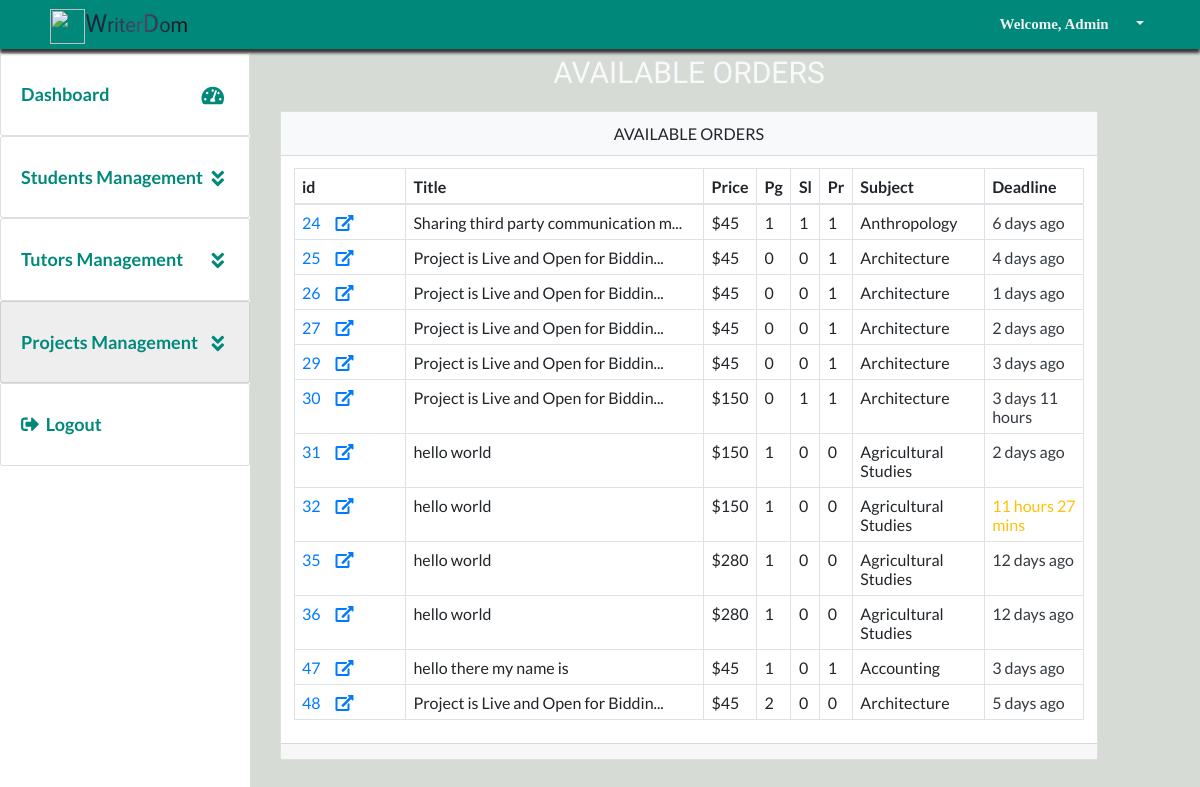
The page /admin@writerdom/available.php (signed in) on the database as committed earlier.
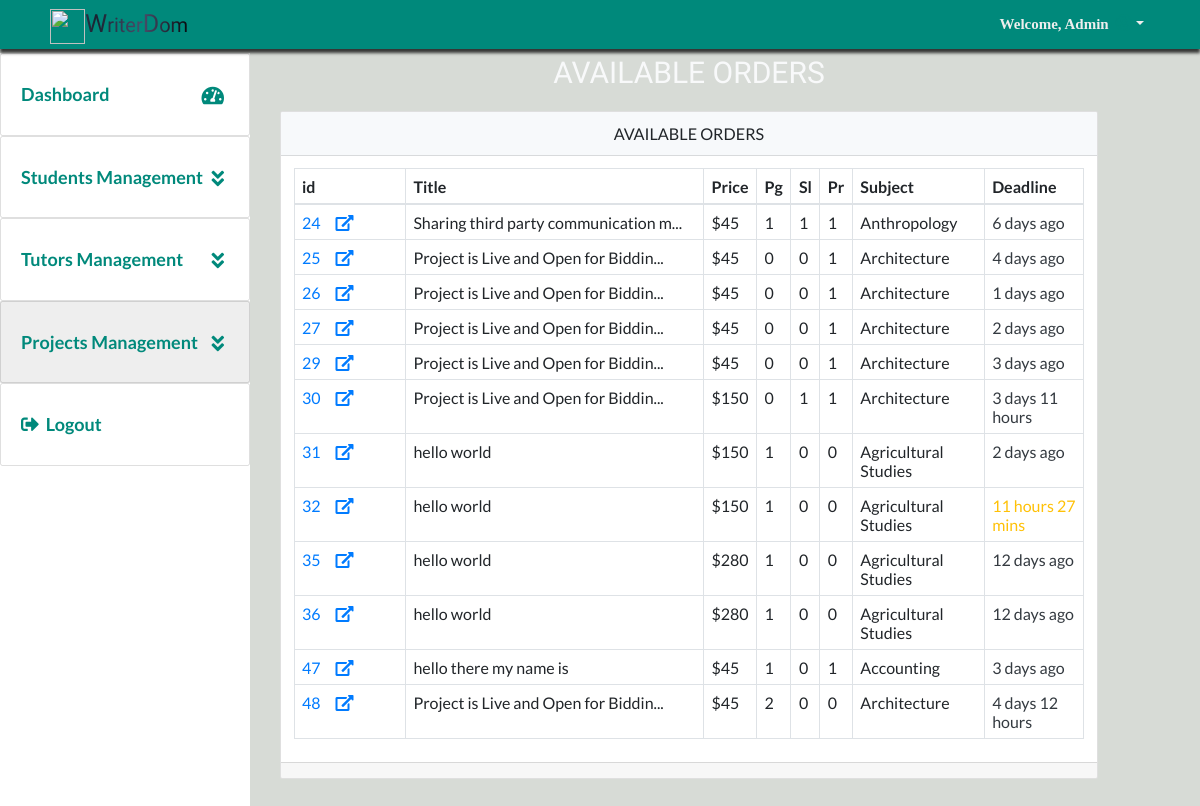
The same page on the database as committed later.
### tables this page shows
CREATE TABLE `projects` (
  `project_id` bigint(20) UNSIGNED NOT NULL,
  `student_id` int(11) NOT NULL,
  `title` text NOT NULL,
  `deadline` text NOT NULL,
  `subject` text NOT NULL,
  `instructions` longtext NOT NULL,
  `style` text NOT NULL,
  `type_of_paper` text NOT NULL,
  `pages` tinyint(11) NOT NULL,
  `slides` tinyint(11) NOT NULL,
  `problems` tinyint(11) NOT NULL,
  `budget` varchar(255) NOT NULL,
  `charges` varchar(255) NOT NULL DEFAULT '0',
  `cost` varchar(255) NOT NULL DEFAULT '0',
  `bids` tinyint(100) NOT NULL DEFAULT '0',
  `academic_level` text NOT NULL,
  `sources` tinyint(11) NOT NULL,
  `status` tinyint(4) NOT NULL DEFAULT '0',
  `DATE_CREATED` text NOT NULL,
  `DATE_CLOSED` varchar(255) NOT NULL
);

### dbconfig/dbconnect.php (called while the page is built, shortened)
<?php
require_once(  'shared/ez_sql_core.php');
require_once( 'ez_sql_mysqli.php');
$db=new ezSQL_mysqli(DB_USER, DB_PASS,DB_NAME,DB_HOST,DB_ENCODING);
 ?>

### dbconfig/ez_sql_mysqli.php (called while the page is built, shortened)
<?php
class ezSQL_mysqli extends ezSQLcore
{
    private $ezsql_mysql_str = array
        (
            1 => 'Require $dbuser and $dbpassword to connect to a database server',
            2 => 'Error establishing mySQL database connection. Correct user/password? Correct hostname? Database server running?',
            3 => 'Require $dbname to select a database',
            4 => 'mySQL database connection is not active',
            5 => 'Unexpected error while trying to select database'
        );
    private $_dbuser;
    private $_dbpassword;
    private $_dbname;
    private $_dbhost;
    private $_charset = 'utf8';
    private $_result;
    public $show_errors = true;
    public $dbh;
    public function __construct($dbuser='', $dbpassword='', $dbname='', $dbhost='localhost', $charset='') {
        $this->_dbuser = $dbuser;
        $this->_dbpassword = $dbpassword;
        $this->_dbname = $dbname;
        $this->_dbhost = $dbhost;
    }
    public function connect($dbuser='', $dbpassword='', $dbhost='localhost', $charset='') {
        $this->_connected = false;
        $this->_dbuser = empty($dbuser) ? $this->_dbuser : $dbuser;
        $this->_dbpassword = empty($dbpassword) ? $this->_dbpassword : $dbpassword;
        $this->_dbhost = $dbhost!='localhost' ? $this->_dbhost : $dbhost;
        $this->_charset = empty($charset) ? $this->_charset : $charset;
        if ( empty($this->_dbuser) ) {
            $this->register_error($this->ezsql_mysql_str[1] . ' in ' . __FILE__ . ' on line ' . __LINE__);
            $this->show_errors ? trigger_error($this->ezsql_mysql_str[1], E_USER_WARNING) : null;
        } else if ( ! $this->dbh = mysqli_connect($this->_dbhost, $this->_dbuser, $this->_dbpassword, $this->_dbname) ) {
            $this->register_error($this->ezsql_mysql_str[2] . ' in ' . __FILE__ . ' on line ' . __LINE__);
            $this->show_errors ? trigger_error($this->ezsql_mysql_str[2], E_USER_WARNING) : null;
        } else {
            mysqli_set_charset($this->dbh, $this->_charset);
            $this->_connected = true;
        }
        return $this->_connected;
    }
    public function select($dbname='', $charset='') {
        if ( ! $dbname ) {
            $this->register_error($this->ezsql_mysql_str[3] . ' in ' . __FILE__ . ' on line ' . __LINE__);
            $this->show_errors ? trigger_error($this->ezsql_mysql_str[3], E_USER_WARNING) : null;
            return false;
        } else if ( ! $this->dbh ) {
            $this->register_error($this->ezsql_mysql_str[4] . ' in ' . __FILE__ . ' on line ' . __LINE__);
            $this->show_errors ? trigger_error($this->ezsql_mysql_str[4], E_USER_WARNING) : null;
            return false;
        } else {
            $this->_dbname = $dbname;
            if ( $charset == '') {
                $charset = $this->_charset;
            }
             if ( $charset != '' ) {
                $charsets = array();
                $recordset = mysqli_query($this->dbh, 'SHOW CHARACTER SET');
                while ( $row = mysqli_fetch_array($recordset, MYSQLI_ASSOC) ) {
                        $charsets[] = $row['Charset'];
                }
            }
            $this->_connected = true;
        }
        return $this->_connected;
    }
    public function query($query, $use_prepare=false) {
		$query = str_replace(_TAG, '?', $query);
        $return_val = 0;
        $query = trim($query);
        if ( ! isset($this->dbh) || ! $this->dbh ) {
            $this->select($this->_dbname);
        }
		if (!empty($param) && is_array($param) && ($this->getPrepare()))
			return $this->query_prepared($query, $param);
		else
			$this->_result = mysqli_query($this->dbh, $query);
        $is_insert = false;
        if ( preg_match("/^(insert|delete|update|replace)\s+/i", $query) ) {
            $this->_affectedRows = mysqli_affected_rows($this->dbh);
            if ( preg_match("/^(insert|replace)\s+/i", $query) ) {
                $this->insert_id = mysqli_insert_id($this->dbh);
            }
            $return_val = $this->_affectedRows;
        } else {
            if ( !is_numeric($this->_result) && !is_bool($this->_result)) {
                $i=0;
                $num_rows=0;
                while ( $row = mysqli_fetch_object($this->_result) ) {
                    $num_rows++;
                }
                $this->num_rows = $num_rows;
                $return_val = $this->num_rows;
            }
        }
        return $return_val;
    }
}

### dbconfig/shared/ez_sql_core.php (called while the page is built, shortened)
<?php
    require_once('ezQuery.php');
	class ezSQLcore extends ezQuery
	{
    public $last_result = null;
		function flush()
		{
			$this->last_result = null;
		}
		function get_results($query=null, $output = OBJECT, $use_prepare=false) {
			if ( $query ) {
				$this->query($query, $use_prepare);
			}
			if ( $output == OBJECT ) {
				return $this->last_result;
			} elseif ( $output == _JSON ) {
				return json_encode($this->last_result);
			}
		}
}

### dbconfig/shared/ezQuery.php (called while the page is built, shortened)
<?php
class ezQuery
{
    function setParamaters($valuetoadd=null) {
        if (empty($valuetoadd)) {
            $this->preparedvalues = array();
            return null;
        } else
            return array_push($this->preparedvalues, $valuetoadd);
	}
}

### inc/utilities.php (called while the page is built, shortened)
<?php
$date_global=date('Y-m-d H:i:s');
if (!isset($chat)) {
	require_once("../inc/global_functions.php");
}

### inc/global_functions.php (called while the page is built, shortened)
<?php function getDateTimeDiff($current_date, $other_date){
	$now_timeStamp=strtotime($current_date);
	if ($now_timeStamp<$other_date) {
		$diff_timestmp=$other_date- $now_timeStamp;
	if ($diff_timestmp<60) {
		if ($diff_timestmp==1) {
			return $diff_timestmp . ' sec';
		}else{
			return $diff_timestmp . ' secs';
		}
	} elseif($diff_timestmp>=60 && $diff_timestmp<3600) {
		if (round(($diff_timestmp/60))==1) {
			return round(($diff_timestmp/60)). ' min ';
		}else{
			return round(($diff_timestmp/60)). ' mins ';
		}
	}elseif($diff_timestmp>=3600 && $diff_timestmp<86400) {
		if (floor(($diff_timestmp/3600))==1) {
			$time_remaining=floor(($diff_timestmp/3600)). ' hour';
			if (floor((($diff_timestmp/3600)-floor($diff_timestmp/3600))*60 )==1) {
				$time_remaining.=floor((($diff_timestmp/3600)-floor($diff_timestmp/3600))*60 ). ' min';
			}elseif(floor((($diff_timestmp/3600)-floor($diff_timestmp/3600))*60 )>1){
				$time_remaining.=floor((($diff_timestmp/3600)-floor($diff_timestmp/3600))*60 ). ' mins';
			}
			 return $time_remaining;
		}else{
			$time_remaining = floor(($diff_timestmp/3600)). ' hours ';
			if (floor((($diff_timestmp/3600)-floor($diff_timestmp/3600))*60 )==1) {
				$time_remaining.=floor((($diff_timestmp/3600)-floor($diff_timestmp/3600))*60 ). ' min';
			}elseif(floor((($diff_timestmp/3600)-floor($diff_timestmp/3600))*60 )>1){
				$time_remaining.=floor((($diff_timestmp/3600)-floor($diff_timestmp/3600))*60 ). ' mins';
			}
			return $time_remaining;
		}
	}elseif($diff_timestmp>=86400 && $diff_timestmp<86400 * 30) {
		if (floor(($diff_timestmp/86400))==1) {
			$time_remaining=floor(($diff_timestmp/86400)). ' day ';
			if (floor((($diff_timestmp/86400)-floor($diff_timestmp/86400))*24)==1) {
				$time_remaining.=floor((($diff_timestmp/86400)-floor($diff_timestmp/86400))*24 ). ' hour';
			} elseif(floor((($diff_timestmp/86400)-floor($diff_timestmp/86400))*60 )>1) {
				$time_remaining.=floor((($diff_timestmp/86400)-floor($diff_timestmp/86400))*24 ). ' hours';
			}
			return $time_remaining;
		}else{
			$time_remaining=floor(($diff_timestmp/86400)). ' days ';
			if (floor((($diff_timestmp/86400)-floor($diff_timestmp/86400))*24 )==1) {
				$time_remaining.=floor((($diff_timestmp/86400)-floor($diff_timestmp/86400))*24 ). ' hour';
			} elseif(floor((($diff_timestmp/86400)-floor($diff_timestmp/86400))*60 )>1) {
				$time_remaining.=floor((($diff_timestmp/86400)-floor($diff_timestmp/86400))*24 ). ' hours';
			}
			return $time_remaining;
		}
	}elseif($diff_timestmp>=86400 * 30 && $diff_timestmp<86400 * 365) {
		if (round(($diff_timestmp/(86400 * 30)))==1) {
			return round(($diff_timestmp/(86400 * 30))). ' month';
		}else{
			return round(($diff_timestmp/(86400 * 30))). ' months';
		}
	}else{
		if (round(($diff_timestmp/(86400 * 365)))==1) {
			return round(($diff_timestmp/(86400 * 365))). ' year';
		}
		return round(($diff_timestmp/(86400 * 365))). ' years';
	}
	}else{
		$diff_timestmp=$now_timeStamp - $other_date;
	if ($diff_timestmp<60) {
		return $diff_timestmp . ' sec ago';
	} elseif($diff_timestmp>=60 && $diff_timestmp<3600) {
		return round(($diff_timestmp/60)). ' mins ago';
	}elseif($diff_timestmp>=3600 && $diff_timestmp<86400) {
		return round(($diff_timestmp/3600)). ' hours ago';
	}elseif($diff_timestmp>=86400 && $diff_timestmp<86400 * 30) {
		return round(($diff_timestmp/86400)). ' days ago';
	}elseif($diff_timestmp>=86400 * 30 && $diff_timestmp<86400 * 365) {
		return round(($diff_timestmp/(86400 * 30))). ' months ago';
	}else{
		return round(($diff_timestmp/(86400 * 365))). ' years ago';
	}
	}
} ?>

### admin@writerdom/available.php (the view, shortened to what the changed rows need)
<?php
require_once("../inc/header_links.php");
require_once("../inc/utilities.php");
require_once("../inc/global_functions.php");
require_once("../dbconfig/dbconnect.php");
$query="SELECT * FROM projects where status=0";
$results=$db->get_results($query);
 ?>
 <div class="display">
    <div class="display__content">
        <div class="row">
            <div class="col-sm-12 col-md-12 col-lg-12 col-xl-11">
                <h1 class="headingTertiary text-light text-uppercase">Available Orders </h1>
                <div class="card">
                   	<div class="card-body">
                  <?php if ($db->num_rows<1): ?>
                        <h1 class="classHeadingSecondary">There is Nothing To show Yet</h1>
                        <?php elseif($db->num_rows>0): ?>
                        <table class="table table-bordered">
                            <thead>
                                <tr>
                                    <th>id</th>
                                    <th class="wide">Title</th>
                                    <th data-toggle="tooltip" title="Price $" data-placement="right">Price</th>
                                    <th data-toggle="tooltip" title="pages" data-placement="right">Pg</th>
                                    <th data-toggle="tooltip" title="Slides" data-placement="right">Sl</th>
                                    <th data-toggle="tooltip" title="Problems" data-placement="right">Pr</th>
                                    <th class="smalll">Subject</th>
                                    <th class="medium">Deadline</th>
                                </tr>
                            </thead>
                            <tbody id="display">
                                       <?php foreach ($results as $result): ?>
                                <tr>
                                    <td class="smalll"><a
                                            href="available-details?pid=<?php echo urlencode(convert_uuencode($result->project_id)); ?>"><?php echo $result->project_id; ?><i
                                                class="fas fa-external-link-alt icon-r ml-4"></i></a></td>
                                    <td class="wide">
                                        <?php echo (strlen($result->title) >35 )? substr($result->title, 0, 35).'...':$result->title; ?>
                                    </td>
                                    <td><?php echo $result->budget; ?></td>
                                    <td><?php echo $result->pages; ?></td>
                                    <td><?php echo $result->slides; ?></td>
                                    <td><?php echo $result->problems; ?></td>
                                    <td class="smalll"><?php echo $result->subject; ?></td>
                                    <td><?php $time=getDateTimeDiff($date_global, $result->deadline );
                                     $period= explode(" ", $time); ?>
                                        <?php if ($period[1]=="days"): ?>
                                        <span class="text-dark"><?php echo "{$time}"; ?></span>
                                        <?php elseif($period[1]=="day"): ?>
                                        <span class="text-success"><?php echo "{$time}"; ?></span>
                                        <?php elseif($period[1]=="hours" || $period[1]=="hour"): ?>
                                        <span class="text-warning"><?php echo "{$time}"; ?></span>
                                        <?php elseif($period[1]=="mins" || $period[1]=="min"): ?>
                                        <span class="text-danger"><?php echo "{$time}"; ?></span>
                                        <?php elseif($period[1]=="secs" || $period[1]=="sec"): ?>
                                        <span class="text-danger"><?php echo "{$time}"; ?></span>
                                        <?php endif ?>
                                    </td>
                                </tr>
                                <?php endforeach ?>
                            </tbody>
                        </table>
                        <?php endif ?>
                   	</div>
                   </div>
            </div>
        </div>
    </div>
</div>
<?php require_once("../inc/footer_links.php") ?>

Rows that differ between the two databases and show on the page:
changed projects id 48: deadline "5 days ago" → "4 days 12 hours"
